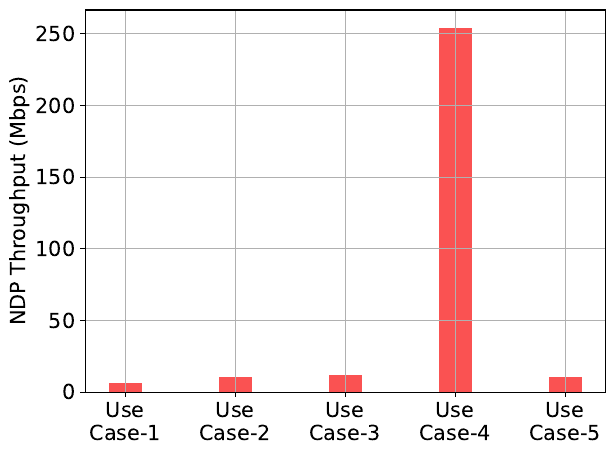

Python code for this plot:
#!/usr/bin/env python
from matplotlib import pyplot as plt
import numpy as np
 
plt.rcParams.update({'font.size': 15})
# get data from usecase 1:


def read_usecase(filename):
	with open(filename, 'r', encoding='utf-8') as fi:
		f = []
		for temp in fi:
			if(len(temp) > 2):
				f.append(temp)

		line = str(f[0])
		throughput = float(line.strip().split()[2])
		line = str(f[2])
		resource_utilization = float(line.strip().split()[5])
		return [throughput, resource_utilization]


# plot a bar chart
# x = ['DPMSS']
# y = read_usecase('../outputs/output_usecase4.txt')
# plt.bar(x, y[0], width=0.1, color = '#FA5252', alpha=0.4)
# plt.bar(x, y[1], bottom=0, width=0.1, color = '#1C7ED6', alpha=0.8)
# plt.bar(x, y1, color = '#FA5252', alpha=1)
# plt.bar(x, y2, bottom=y1, color = '#1C7ED6', alpha=0.5)

# plt.bar(x, y2, bottom=y1, color = '#1C7ED6', alpha=0.5)
# decrease the width of the bars
# plt.xlabel("Algorithms")
# plt.ylabel("% of Packets Dropped")
# plt.xlim(-0.5, 0.5)
# plt.legend(["Critical", "Non Critical"])
# for i in range(len(x)):
# 	plt.text(x = i-0.055 , y = y[0] + 0.5, s = str(y[0]), size = 10)
# 	plt.text(x = i-0.055 , y = y[0] + y[1] + 0.5, s = str(y[1]), size = 10)

# # show the y - values on the bars
# plt.ylim(0, 100)

# plt.tight_layout()
# # plt.show()
# # save this plot as a pdf file
# plt.savefig('percentageDroppedUC4.pdf')

y1 = read_usecase('../outputs/old_output_usecase1.txt')
y2 = read_usecase('../outputs/old_output_usecase2.txt')
y3 = read_usecase('../outputs/old_output_usecase3.txt')
y4 = read_usecase('../outputs/old_output_usecase4.txt')
y5 = read_usecase('../outputs/old_output_factoryCase.txt')

# create data
x = ['Use\nCase-1', 'Use\nCase-2', 'Use\nCase-3', 'Use\nCase-4', 'Use\nCase-5']

y21 = [y1[0], y2[0], y3[0], y4[0], y5[0]]
y22 = [y1[1], y2[1], y3[1], y4[1], y5[1]]
# uc = ucs[3]
# print(uc.heu[1])
# y1.append(100*uc.heu[2]/uc.totpackets)
# y1.append(100*uc.lrf[2]/uc.totpackets)
# y1.append(100*uc.nlrf[2]/uc.totpackets)
# y1.append(100*uc.edf[2]/uc.totpackets)

# y2.append(100*(uc.heu[1]-uc.heu[2])/uc.totpackets)
# y2.append(100*(uc.lrf[1]-uc.lrf[2])/uc.totpackets)
# y2.append(100*(uc.nlrf[1]-uc.nlrf[2])/uc.totpackets)
# y2.append(100*(uc.edf[1]-uc.edf[2])/uc.totpackets)

y21 = np.array(y21)
print(y21)
# plot bars in stack manner
# plot log scale
# plt.yscale('log')
plt.bar(x, y21, width=0.3, color = '#FA5252', alpha=1)
plt.ylabel("NDP Throughput (Mbps)")
# plt.bar(x, y2, bottom=y1, color = '#1C7ED6', alpha=0.5)
plt.grid()
y22 = np.array(y22)
# print(y22)
# ax2 = plt.twinx()
# ax2.set_ylabel("NDP Resource Utilization Percentage")
# ax2.bar(np.arange(5)+0.3, y22, width=0.3, color = '#1C7ED6', label='NDP Resource Utilization Percentage', alpha=1)
# ax2.set_ylim(0, 110)
# plt.legend(loc='upper right')
# plt.show()
plt.tight_layout()
# plt.show()
plt.savefig('NDPthroughput.pdf', bbox_inches='tight')
